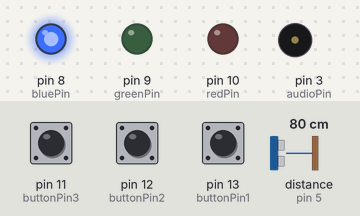
This sketch was run on a simulated Arduino Uno, built with avr-gcc and run on an emulated ATmega328P. Shown: output pins drawn as LEDs (lit = HIGH), buzzer (waves = sounding). Wiring (inferred from the names in the program): ultrasonic range finder: trigger pin 6; echo pin 5. The inputs (shaded band) are chosen by the test bench; at power-on: distance to the obstacle (sensor on pin 5) 80 cm, pin 11 (buttonPin3) HIGH, pin 12 (buttonPin2) HIGH, pin 13 (buttonPin1) HIGH. The echo pulse lasts 58.3 µs per cm; pins used as bus, display or sensor lines are not drawn.

Above: at 1.2 s.
1.3 s: distance to the obstacle (sensor on pin 5) set to 33 cm
2.8 s: distance to the obstacle (sensor on pin 5) set to 29 cm
At 3.1 s:
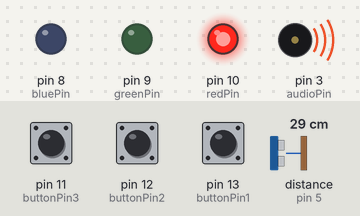
Timing chart, 0 to 5.8 s (numbered marks = the images above; inputs shaded):
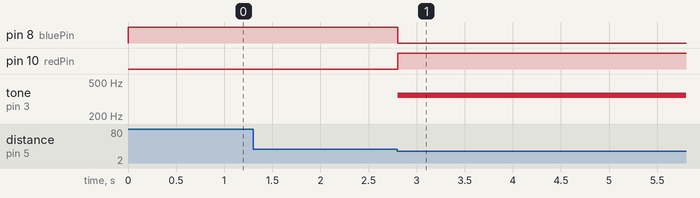

Measured:
- the behaviour switches between 31 and 30 cm on distance to the obstacle (sensor on pin 5) (found by bisection; images 0 and 1)
- after the input at 1.3 s, every drawn part: stays the same
- after the input at 2.8 s, pin 8 (bluePin): HIGH → LOW at once; pin 10 (redPin): LOW → HIGH at once; tone on pin 3 (audioPin): silent → 350 Hz at once

The sketch:

extrahomework1.ino
```cpp
const int redPin = 10;
const int greenPin = 9;
const int bluePin = 8;

const int buttonPin1 = 13;
const int buttonPin2 = 12;
const int buttonPin3 = 11;

const int buttons[] = {buttonPin1, buttonPin2, buttonPin3};

byte buttonState[] = {HIGH, HIGH, HIGH};
byte buttonReading[] = {HIGH, HIGH, HIGH};
byte lastButtonReading[] = {HIGH, HIGH, HIGH};

const int debounceDelay = 60;
unsigned long int lastDebounce[] = {0, 0, 0};

const int trigPin = 6;
const int echoPin = 5;

const int audioPin = 3;
int sound = 350;
const int soundHit = 50;

float dist = 0;
bool alarmGoBrr = false;

const int passcode[] = {0, 0, 2, 1};
int idx = 0;
const int passCodeLength = 4;

void setup() {
  pinMode(redPin, OUTPUT);
  pinMode(bluePin, OUTPUT);
  pinMode(greenPin, OUTPUT);
  pinMode(trigPin, OUTPUT);
  pinMode(echoPin, INPUT);
  pinMode(audioPin, OUTPUT);
  for (int i = 0; i < 3; i++) {
    pinMode(buttons[i], INPUT_PULLUP);
  }
}

void loop() {
  if (!alarmGoBrr) { // daca alarma nu i pornita, asteptam pana o declanseaza cineva (vine prea aproape de ea)
    updateLed();
    dist = getDistance();
    if (dist < 30) { // prea aproape, pornim alarma
      alarmGoBrr = true;
    }
  } else {
    if (idx == passCodeLength) { // daca am bagat parola corecta, revenim in starea intitiala
      updateLed();
      tone(audioPin, 450, 600);
      delay(600);
      alarmGoBrr = false;
      idx = 0;
      sound = 350;
    } else { // daca nu facem galagie si procesam butoanele pentru a vedea daca parola corecta este introdusa
      makeNoise();
      updateLed();
      for (int i = 0; i < 3; i++) {
        if (buttonPressed(i)) {
          if (passcode[idx] == i)
            idx++;
          else {
            sound -= soundHit;
            idx = 0;
          }
        }
      }
    }
  }
}

void makeNoise() {
  tone(audioPin, sound, 100);
}

int getDistance() {
  digitalWrite(trigPin, LOW);
  delayMicroseconds(2);
  digitalWrite(trigPin, HIGH);
  delayMicroseconds(10);
  digitalWrite(trigPin, LOW);
  return pulseIn(echoPin, HIGH) * 0.034 / 2;
}

void updateLed() {
  if (!alarmGoBrr) {
    digitalWrite(redPin, LOW);
    digitalWrite(greenPin, LOW);
    digitalWrite(bluePin, HIGH);
  } else {
    if (idx == passCodeLength) {
      digitalWrite(redPin, LOW);
      digitalWrite(greenPin, HIGH);
      digitalWrite(bluePin, LOW);
    } else {
      digitalWrite(redPin, HIGH);
      digitalWrite(greenPin, LOW);
      digitalWrite(bluePin, LOW);
    }
  }
}

bool buttonPressed(int idx) {
  bool isPressed = false;
  buttonReading[idx] = digitalRead(buttons[idx]);

  if (buttonReading[idx] != lastButtonReading[idx]) {
    lastDebounce[idx] = millis();
  }

  if (millis() - lastDebounce[idx] >= debounceDelay) {
    if (buttonReading[idx] != buttonState[idx]) {
      buttonState[idx] = buttonReading[idx];
      if (buttonState[idx] == LOW) {
        isPressed = true;
      }
    }
  }
  lastButtonReading[idx] = buttonReading[idx];
  return isPressed;
}
```
